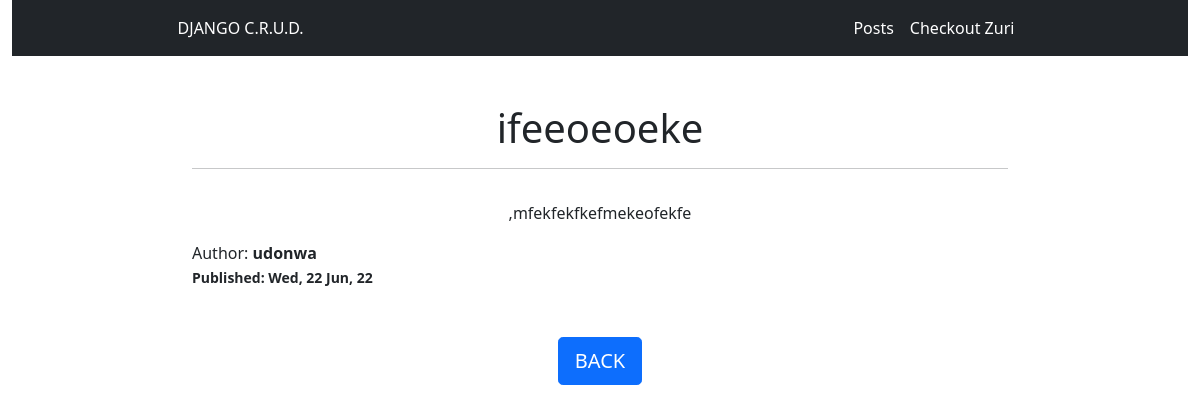
The page /blog/read/ifeeoeoeke on the database its author committed.
### blog/models.py (models this page shows, shortened)
class Post(models.Model):
    STATUS_CHOICES = (
        ("draft", "Draft"),
        ("published", "Published")
    )
    title = models.CharField(max_length=250)
    slug = models.SlugField(max_length=300, unique=True, editable=False)
    author = models.ForeignKey(
        get_user_model(), on_delete=models.CASCADE, related_name="blog_posts"
    )
    body = models.TextField()
    publish = models.DateTimeField(default=timezone.now)
    created = models.DateTimeField(auto_now_add=True)
    updated = models.DateTimeField(auto_now=True)
    status = models.CharField(
        max_length=10, choices=STATUS_CHOICES, default="draft"
    )
    class Meta:
        ordering = ("-publish",)

### blog/views.py (the view)
# urls.py: path("read/<slug:slug>", views.PostDetailView.as_view(), name="post_detail"),
class PostDetailView(DetailView):
    model = Post

### blog/templates/blog/post_detail.html
{% extends 'base.html' %}
{% block content %}
<div class="container mt-5" style="width: 70%;">
    <div class="col">
        <h1 class="text-center">{{object.title}}</h1>
        <hr>
        <div class="d-flex justify-content-center">
            <section>
                <p>{{object.body|linebreaks}}</p>
            </section>
        </div>
        <div>Author: <strong>{{object.author}}<strong><br>
                    <small>Published: {{object.publish|date:"D, d M, y"}}</small>
        </div>
        <div class="d-flex justify-content-center">
            <a href="{% url 'blog:all' %}" class="d-block btn btn-primary btn-lg my-5">BACK</a>
        </div>
    </div>
</div>
{% endblock %}

### rows shown on the page
Post: title "ifeeoeoeke", body ",mfekfekfkefmekeofekfe", author "udonwa", publish "Wed, 22 Jun, 22"
